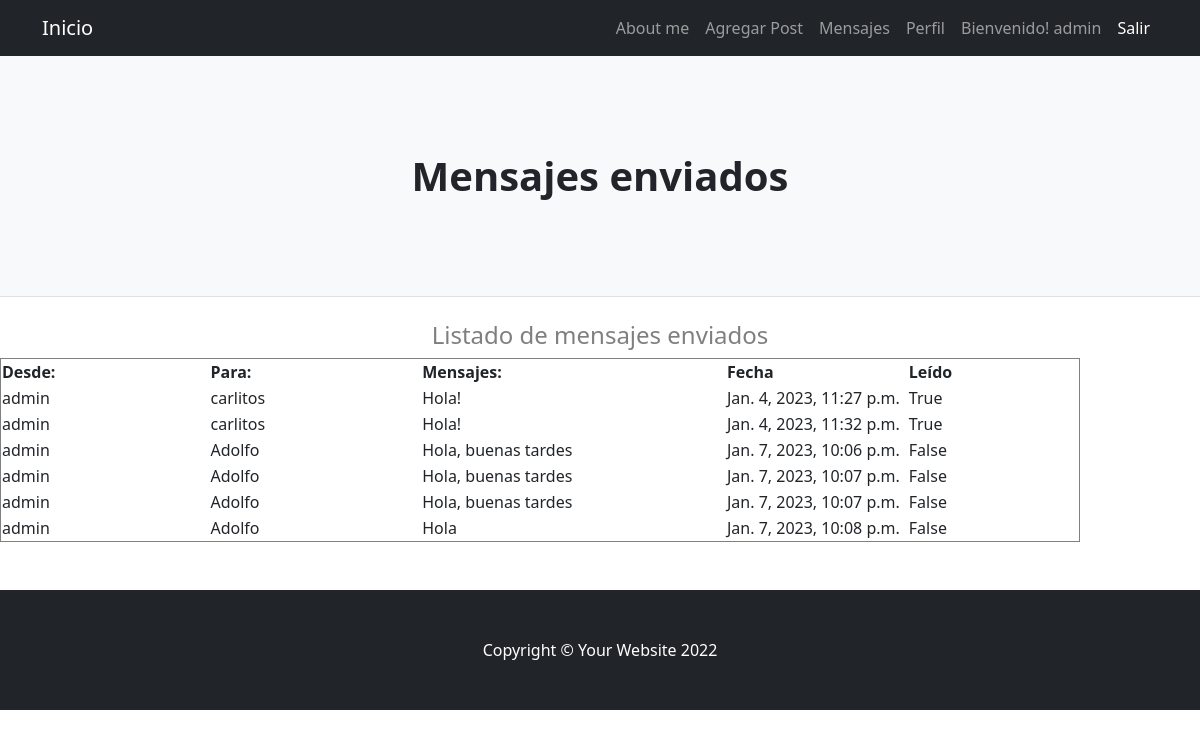
Before: /mensajes/enviadoMensaje (signed in) with the older database file.
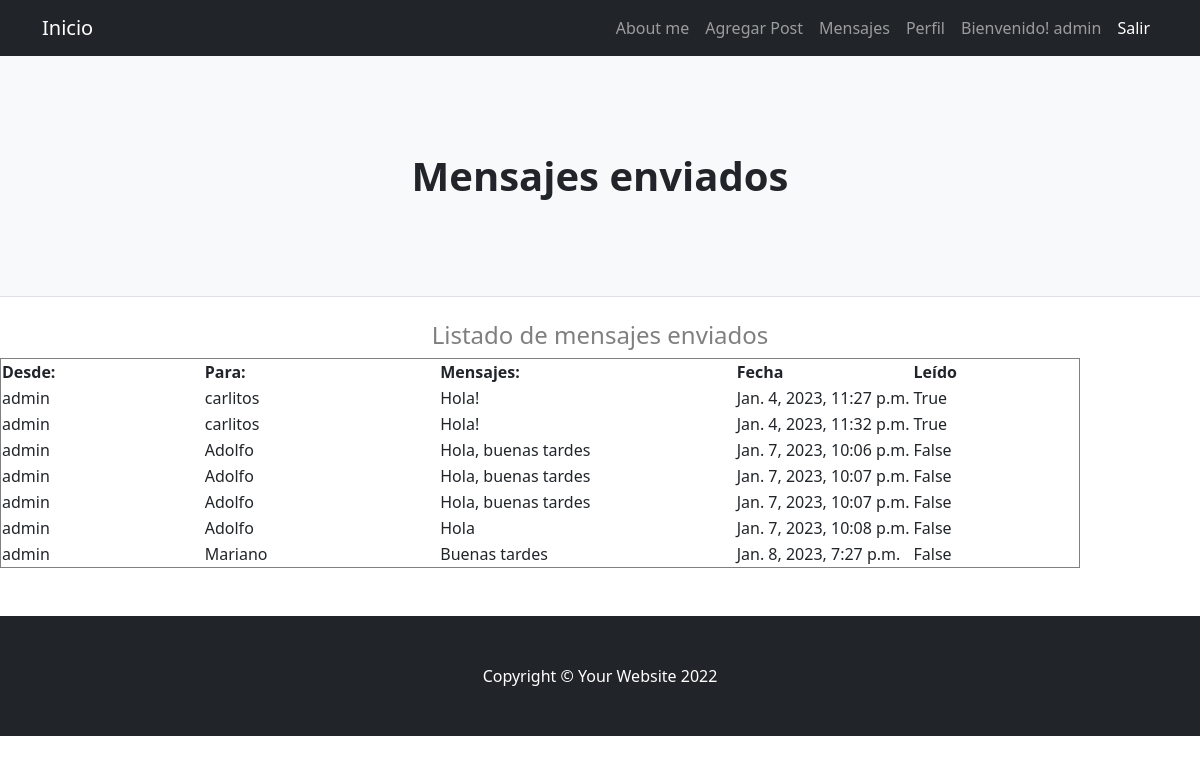
After: the same page with the newer database file.
### mensajes/models.py (models this page shows, shortened)
class Mensaje(models.Model):
    enviar = models.ForeignKey(User, on_delete=models.CASCADE, related_name='sender')
    recibir = models.ForeignKey(User, on_delete=models.CASCADE, related_name='receptor')
    mensaje = models.TextField(max_length=5000)
    horarec = models.DateTimeField(auto_now_add=True)
    leido = models.BooleanField(default=False)

### mensajes/views.py (the view)
# urls.py: path("enviadoMensaje", enviadoMensaje , name = "enviadoMensaje"),
def enviadoMensaje(request):
    usuario = request.user
    ver = Mensaje.objects.filter(enviar = usuario)
    return render(request, "mensajes/enviadoMensaje.html", {"mensajes": ver})

### mensajes/templates/mensajes/enviadoMensaje.html
{% extends "usuarios/user.html" %}
{% load static %}
{% block titulo_principal %}
<h1 class="fw-bolder">Mensajes enviados</h1>
{% endblock %}
{% block contenido %}
<h4 class="text-black-50" style="text-align: center;">Listado de mensajes enviados</h4>
<table style="width:90%" border=1>
    <tr>
        <th style="width:20px">Desde:</th>
        <th style="width:20px">Para:</th>
        <th style="width:40px">Mensajes:</th>
        <th style="width:40px">Fecha</th>
        <th style="width:40px">Leído</th>
    </tr>
    {% for indice in mensajes %}
    <tr>
        <td style="width:20px">{{ indice.enviar }}</td>
        <td style="width:20px"> {{ indice.recibir }}</td>
        <td style="width:40px">{{ indice.mensaje }}</td>
        <td style="width:40px">{{ indice.horarec }}</td>
        <td style="width:40px">{{ indice.leido }}</td>
    </tr>
    {% endfor %}
</table>
<br>
<br>
{% endblock %}

Changed rows visible on the page:
added Mensaje: enviar "admin", recibir "Mariano", mensaje "Buenas tardes", horarec "Jan. 8, 2023, 7:27 p.m.", leido "False"
